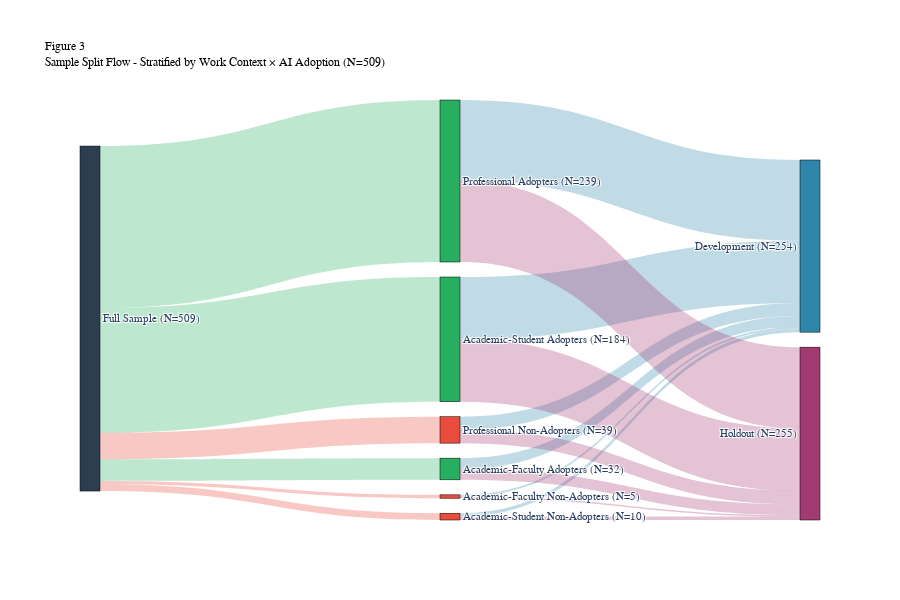

The cell this chart's notebook holds for it:
### Markdown cell above
### 6.3 Stratification Flow

### Code cell
# ============================================================
# FIGURE 3: Sample Split Flow Diagram (Sankey)
# ============================================================

import plotly.graph_objects as go

# DRY: Helper function for stratification key
def add_stratify_key(df):
    """Add Work_Context × AI_Adoption stratification key."""
    df = df.copy()
    df['stratify_key'] = df['Work_Context'].astype(str) + '_' + df['AI_Adoption'].astype(str)
    return df

# Calculate stratification group counts
strat_counts = add_stratify_key(df)['stratify_key'].value_counts().to_dict()
dev_counts = add_stratify_key(df_dev)['stratify_key'].value_counts().to_dict()
holdout_counts = add_stratify_key(df_holdout)['stratify_key'].value_counts().to_dict()

# Define nodes
nodes = [
    f"Full Sample\n(N={len(df)})",  # 0
    "Professional_1",  # 1
    "Academic-Student_1",  # 2
    "Academic-Faculty_1",  # 3
    "Professional_0",  # 4
    "Academic-Student_0",  # 5
    "Academic-Faculty_0",  # 6
    f"Development\n(N={len(df_dev)})",  # 7
    f"Holdout\n(N={len(df_holdout)})"  # 8
]

# Define readable labels for stratification groups
strat_labels = {
    "Professional_1": "Professional\nAdopters",
    "Academic-Student_1": "Academic-Student\nAdopters",
    "Academic-Faculty_1": "Academic-Faculty\nAdopters",
    "Professional_0": "Professional\nNon-Adopters",
    "Academic-Student_0": "Academic-Student\nNon-Adopters",
    "Academic-Faculty_0": "Academic-Faculty\nNon-Adopters"
}

# Update node labels
for i in range(1, 7):
    key = nodes[i]
    if key in strat_labels:
        count = strat_counts.get(key, 0)
        nodes[i] = f"{strat_labels[key]}\n(N={count})"

# Create links
links = []

# Full sample to stratification groups
for i, key in enumerate(["Professional_1", "Academic-Student_1", "Academic-Faculty_1", 
                          "Professional_0", "Academic-Student_0", "Academic-Faculty_0"]):
    count = strat_counts.get(key, 0)
    if count > 0:
        links.append(dict(source=0, target=i+1, value=count))

# Stratification groups to Development sample
for i, key in enumerate(["Professional_1", "Academic-Student_1", "Academic-Faculty_1", 
                          "Professional_0", "Academic-Student_0", "Academic-Faculty_0"]):
    count = dev_counts.get(key, 0)
    if count > 0:
        links.append(dict(source=i+1, target=7, value=count))

# Stratification groups to Holdout sample
for i, key in enumerate(["Professional_1", "Academic-Student_1", "Academic-Faculty_1", 
                          "Professional_0", "Academic-Student_0", "Academic-Faculty_0"]):
    count = holdout_counts.get(key, 0)
    if count > 0:
        links.append(dict(source=i+1, target=8, value=count))

# Define colors
node_colors = [
    '#2c3e50',  # Full Sample (dark blue)
    '#27ae60', '#27ae60', '#27ae60',  # Adopters (green)
    '#e74c3c', '#e74c3c', '#e74c3c',  # Non-Adopters (red)
    '#2E86AB',  # Development (blue)
    '#A23B72'   # Holdout (purple)
]

link_colors = []
for link in links:
    if link['target'] == 7:  # Development
        link_colors.append('rgba(46, 134, 171, 0.3)')
    elif link['target'] == 8:  # Holdout
        link_colors.append('rgba(162, 59, 114, 0.3)')
    else:  # Stratification
        if link['source'] == 0:
            if link['target'] in [1, 2, 3]:  # Adopters
                link_colors.append('rgba(39, 174, 96, 0.3)')
            else:  # Non-Adopters
                link_colors.append('rgba(231, 76, 60, 0.3)')

# Create Sankey diagram
fig = go.Figure(data=[go.Sankey(
    node=dict(
        pad=15,
        thickness=20,
        line=dict(color="black", width=0.5),
        label=nodes,
        color=node_colors,
        customdata=[len(df), 
                    strat_counts.get("Professional_1", 0),
                    strat_counts.get("Academic-Student_1", 0),
                    strat_counts.get("Academic-Faculty_1", 0),
                    strat_counts.get("Professional_0", 0),
                    strat_counts.get("Academic-Student_0", 0),
                    strat_counts.get("Academic-Faculty_0", 0),
                    len(df_dev), 
                    len(df_holdout)],
        hovertemplate='%{label}<br>N=%{customdata}<extra></extra>'
    ),
    link=dict(
        source=[link['source'] for link in links],
        target=[link['target'] for link in links],
        value=[link['value'] for link in links],
        color=link_colors,
        hovertemplate='N=%{value}<extra></extra>'
    )
)])

fig.update_layout(
    title=dict(
        text=f"Figure 3<br>Sample Split Flow - Stratified by Work Context × AI Adoption (N={len(df)})",
        font=dict(size=12, family='Arial', color='black')
    ),
    font=dict(size=11, family='Arial'),
    height=600,
    plot_bgcolor='white',
    paper_bgcolor='white'
)

fig.write_image('../results/plots/sample_split_flow_diagram.png', width=1400, height=600)
fig.show()

print("\n" + "="*80)
print("✅ FIGURE 3: Sample Split Flow Diagram")
print("="*80)
print(f"   Saved to: ../results/plots/sample_split_flow_diagram.png")
print(f"   Full Sample (N={len(df)}) → Stratification Groups → Development (N={len(df_dev)}) + Holdout (N={len(df_holdout)})")
print(f"   Stratified by Work Context × AI Adoption")

### Figure 1 — Plotly figure (JSON) as saved in the notebook; plotly's stock layout.template omitted (floating-point values rounded to 4 significant figures)
{"data": [{"link": {"color": ["rgba(39, 174, 96, 0.3)", "rgba(39, 174, 96, 0.3)", "rgba(39, 174, 96, 0.3)", "rgba(231, 76, 60, 0.3)", "rgba(231, 76, 60, 0.3)", "rgba(231, 76, 60, 0.3)", "rgba(46, 134, 171, 0.3)", "rgba(46, 134, 171, 0.3)", "rgba(46, 134, 171, 0.3)", "rgba(46, 134, 171, 0.3)", "rgba(46, 134, 171, 0.3)", "rgba(46, 134, 171, 0.3)", "rgba(162, 59, 114, 0.3)", "rgba(162, 59, 114, 0.3)", "rgba(162, 59, 114, 0.3)", "rgba(162, 59, 114, 0.3)", "rgba(162, 59, 114, 0.3)", "rgba(162, 59, 114, 0.3)"], "hovertemplate": "N=%{value}<extra></extra>", "source": [0, 0, 0, 0, 0, 0, 1, 2, 3, 4, 5, 6, 1, 2, 3, 4, 5, 6], "target": [1, 2, 3, 4, 5, 6, 7, 7, 7, 7, 7, 7, 8, 8, 8, 8, 8, 8], "value": [239, 184, 32, 39, 10, 5, 119, 92, 16, 19, 5, 3, 120, 92, 16, 20, 5, 2]}, "node": {"color": ["#2c3e50", "#27ae60", "#27ae60", "#27ae60", "#e74c3c", "#e74c3c", "#e74c3c", "#2E86AB", "#A23B72"], "customdata": [509, 239, 184, 32, 39, 10, 5, 254, 255], "hovertemplate": "%{label}<br>N=%{customdata}<extra></extra>", "label": ["Full Sample\n(N=509)", "Professional\nAdopters\n(N=239)", "Academic-Student\nAdopters\n(N=184)", "Academic-Faculty\nAdopters\n(N=32)", "Professional\nNon-Adopters\n(N=39)", "Academic-Student\nNon-Adopters\n(N=10)", "Academic-Faculty\nNon-Adopters\n(N=5)", "Development\n(N=254)", "Holdout\n(N=255)"], "line": {"color": "black", "width": 0.5}, "pad": 15, "thickness": 20}, "type": "sankey"}], "layout": {"font": {"family": "Arial", "size": 11}, "height": 600, "paper_bgcolor": "white", "plot_bgcolor": "white", "title": {"font": {"color": "black", "family": "Arial", "size": 12}, "text": "Figure 3<br>Sample Split Flow - Stratified by Work Context × AI Adoption (N=509)"}}}
